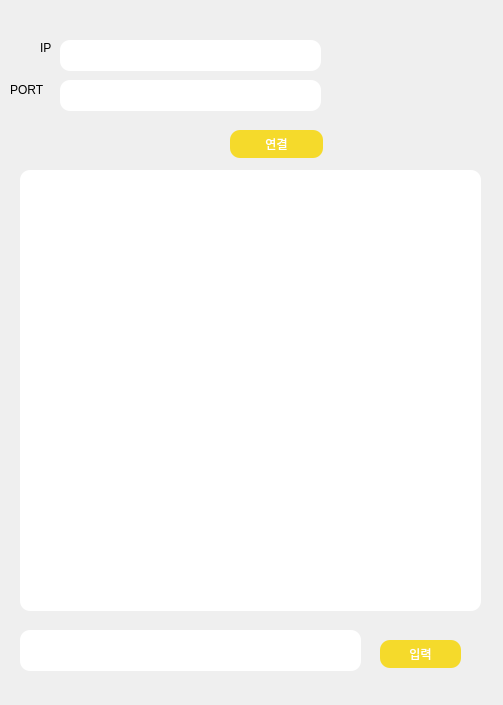
<?xml version="1.0" encoding="UTF-8"?>
<ui version="4.0">
 <class>Form</class>
 <widget class="QWidget" name="Form">
  <property name="geometry">
   <rect>
    <x>0</x>
    <y>0</y>
    <width>503</width>
    <height>705</height>
   </rect>
  </property>
  <property name="windowTitle">
   <string>Form</string>
  </property>
  <widget class="QLabel" name="label_back">
   <property name="geometry">
    <rect>
     <x>0</x>
     <y>0</y>
     <width>521</width>
     <height>701</height>
    </rect>
   </property>
   <property name="text">
    <string/>
   </property>
   <property name="pixmap">
    <pixmap>../../Desktop/back3.jpg</pixmap>
   </property>
  </widget>
  <widget class="QLabel" name="label">
   <property name="geometry">
    <rect>
     <x>40</x>
     <y>40</y>
     <width>64</width>
     <height>15</height>
    </rect>
   </property>
   <property name="text">
    <string>IP</string>
   </property>
  </widget>
  <widget class="QListWidget" name="chats">
   <property name="geometry">
    <rect>
     <x>20</x>
     <y>170</y>
     <width>461</width>
     <height>441</height>
    </rect>
   </property>
   <property name="styleSheet">
    <string notr="true">QListView
{
    background-color:  rgb(255, 255, 255);
	border-radius: 10px;
}

</string>
   </property>
  </widget>
  <widget class="QLabel" name="label_3">
   <property name="geometry">
    <rect>
     <x>10</x>
     <y>80</y>
     <width>101</width>
     <height>20</height>
    </rect>
   </property>
   <property name="text">
    <string>PORT</string>
   </property>
  </widget>
  <widget class="QPushButton" name="btn_send">
   <property name="geometry">
    <rect>
     <x>380</x>
     <y>640</y>
     <width>81</width>
     <height>28</height>
    </rect>
   </property>
   <property name="styleSheet">
    <string notr="true">QPushButton{
	font: 11pt &quot;맑은 고딕&quot;;
	color: rgb(255, 255, 255);
    background-color: rgb(245, 218, 43);
	border: 0px;
	border-radius: 10px;
}

</string>
   </property>
   <property name="text">
    <string>입력</string>
   </property>
  </widget>
  <widget class="QPushButton" name="btn_connect">
   <property name="geometry">
    <rect>
     <x>230</x>
     <y>130</y>
     <width>93</width>
     <height>28</height>
    </rect>
   </property>
   <property name="styleSheet">
    <string notr="true">QPushButton{
	font: 11pt &quot;맑은 고딕&quot;;
	color: rgb(255, 255, 255);
    background-color: rgb(245, 218, 43);
	border: 0px;
	border-radius: 10px;
}

</string>
   </property>
   <property name="text">
    <string>연결</string>
   </property>
  </widget>
  <widget class="QTextBrowser" name="input_message">
   <property name="geometry">
    <rect>
     <x>20</x>
     <y>630</y>
     <width>341</width>
     <height>41</height>
    </rect>
   </property>
   <property name="styleSheet">
    <string notr="true">QTextBrowser
{
    background-color:  rgb(255, 255, 255);
	border-radius: 10px;
}

</string>
   </property>
  </widget>
  <widget class="QTextBrowser" name="input_ip">
   <property name="geometry">
    <rect>
     <x>60</x>
     <y>40</y>
     <width>261</width>
     <height>31</height>
    </rect>
   </property>
   <property name="styleSheet">
    <string notr="true">QTextBrowser
{
    background-color:  rgb(255, 255, 255);
	border-radius: 10px;
}

</string>
   </property>
  </widget>
  <widget class="QTextBrowser" name="input_port">
   <property name="geometry">
    <rect>
     <x>60</x>
     <y>80</y>
     <width>261</width>
     <height>31</height>
    </rect>
   </property>
   <property name="styleSheet">
    <string notr="true">QTextBrowser
{
    background-color:  rgb(255, 255, 255);
	border-radius: 10px;
}

</string>
   </property>
  </widget>
 </widget>
 <resources/>
 <connections/>
</ui>
